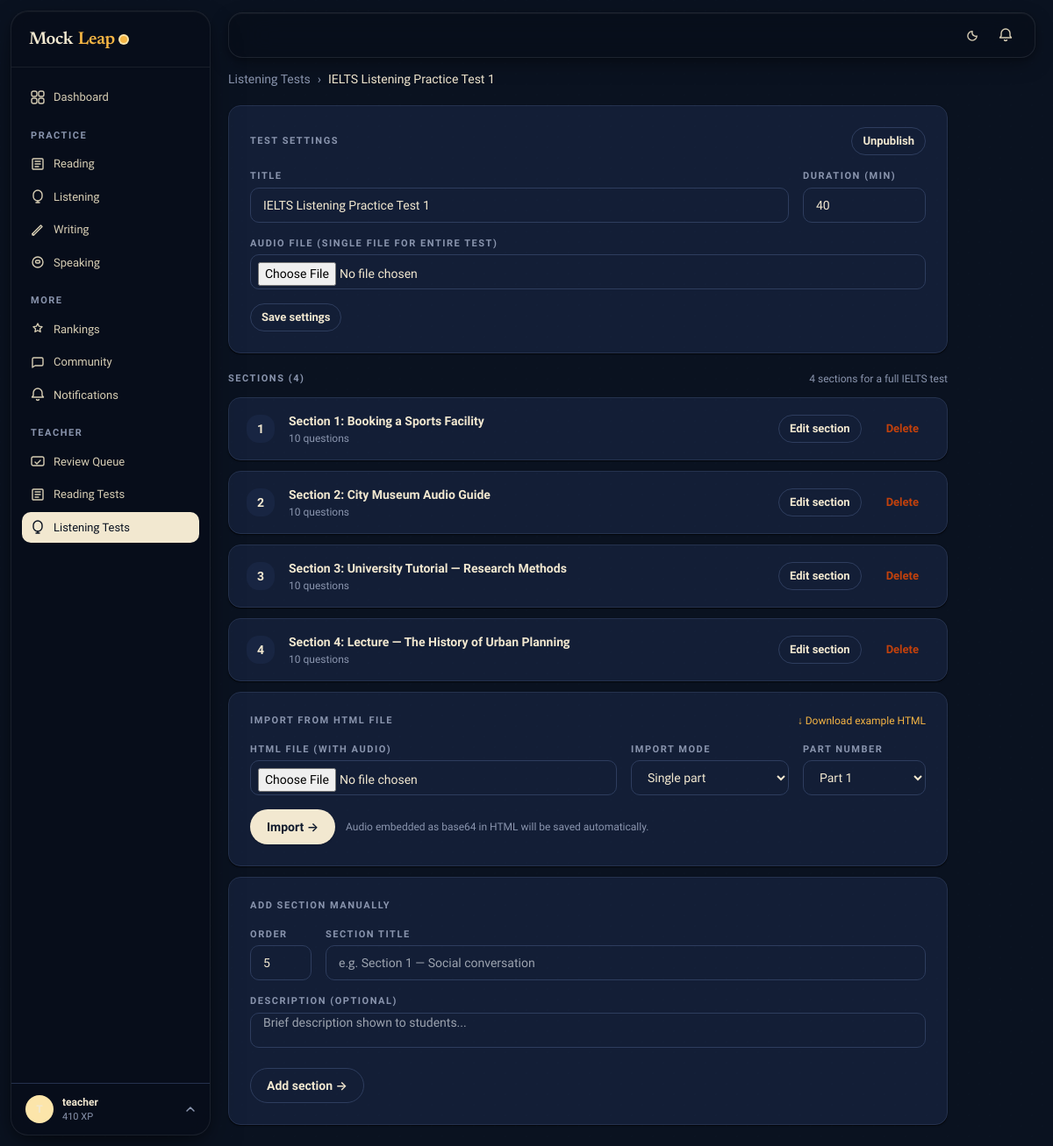
/teachers/listening/1/ (signed in), run on the app's committed database.
### apps/accounts/models.py (models this page shows, shortened)
class User(AbstractUser):
    ROLE_STUDENT = 'student'
    ROLE_TEACHER = 'teacher'
    ROLE_ADMIN = 'admin'
    ROLE_CHOICES = [
        (ROLE_STUDENT, 'Student'),
        (ROLE_TEACHER, 'Teacher'),
        (ROLE_ADMIN, 'Admin'),
    ]
    email = models.EmailField(unique=True)
    role = models.CharField(max_length=10, choices=ROLE_CHOICES, default=ROLE_STUDENT)
    avatar = models.ImageField(upload_to='avatars/', null=True, blank=True)
    bio = models.TextField(blank=True)
    target_band = models.DecimalField(max_digits=3, decimal_places=1, null=True, blank=True)
    test_date = models.DateField(null=True, blank=True)
    country = models.CharField(max_length=100, blank=True)
    timezone = models.CharField(max_length=50, default='UTC')
    dark_mode = models.BooleanField(default=False)
    email_notifications = models.BooleanField(default=True)
    xp = models.PositiveIntegerField(default=0)
    streak_days = models.PositiveIntegerField(default=0)
    last_active = models.DateField(null=True, blank=True)
    created_at = models.DateTimeField(auto_now_add=True)
    USERNAME_FIELD = 'email'
    REQUIRED_FIELDS = ['username']
    class Meta:
        verbose_name = 'User'
        verbose_name_plural = 'Users'

### apps/listening/models.py (models this page shows, shortened)
class ListeningTest(models.Model):
    title = models.CharField(max_length=200)
    duration_minutes = models.PositiveIntegerField(default=40)
    audio_file = models.FileField(upload_to='listening/audio/', null=True, blank=True)
    is_published = models.BooleanField(default=False)
    created_at = models.DateTimeField(auto_now_add=True)

class ListeningSection(models.Model):
    test = models.ForeignKey(ListeningTest, on_delete=models.CASCADE, related_name='sections')
    order = models.PositiveSmallIntegerField(default=1)
    title = models.CharField(max_length=200)
    transcript = models.TextField(blank=True)
    description = models.TextField(blank=True)
    audio_file = models.FileField(upload_to='listening/sections/', null=True, blank=True)
    class Meta:
        ordering = ['order']

### apps/teachers/views.py (the view, shortened to what this page needs)
# urls.py: path('listening/<int:pk>/', views.listening_test_edit, name='listening_test_edit'),
@login_required
@teacher_required
def listening_test_edit(request, pk):
    test = get_object_or_404(ListeningTest, pk=pk)
    form     = ListeningTestForm(instance=test)
    sform    = ListeningSectionForm(initial={'order': test.sections.count() + 1})
    sections = test.sections.prefetch_related('questions').all()
    return render(request, 'teachers/listening_test_edit.html',
                  {'test': test, 'form': form, 'sform': sform, 'sections': sections})

### templates/teachers/listening_test_edit.html (shortened to what this page needs)
{% extends "layouts/app.html" %}
{% block content %}
<div class="flex items-center gap-2 mb-5 text-sm" style="color:var(--muted);">
  <a href="{% url 'teachers:listening_tests' %}" style="color:var(--muted);text-decoration:none;">Listening Tests</a>
  <span>›</span>
  <span style="color:var(--ink);">{{ test.title }}</span>
</div>
<div style="max-width:820px;">
  <div class="ml-card mb-5" style="padding:24px;">
    <div class="flex items-center justify-between mb-4">
      <div class="t-eyebrow">Test settings</div>
      <form method="post" style="display:inline;">
        <button type="submit" class="ml-btn ml-btn-sm {% if test.is_published %}ml-btn-ghost{% else %}ml-btn-primary{% endif %}">
          {% if test.is_published %}Unpublish{% else %}Publish{% endif %}
        </button>
      </form>
    </div>
    <form method="post" enctype="multipart/form-data">
      <div class="grid gap-4 mb-4" style="grid-template-columns:1fr 140px;">
        <div>
          <label class="t-eyebrow block mb-1">Title</label>
          <input type="text" name="title" class="ml-input" value="{{ test.title }}" required style="width:100%;">
        </div>
        <div>
          <label class="t-eyebrow block mb-1">Duration (min)</label>
          <input type="number" name="duration_minutes" class="ml-input" value="{{ test.duration_minutes }}" style="width:100%;">
        </div>
      </div>
      <div class="mb-4">
        <label class="t-eyebrow block mb-1">Audio file (single file for entire test)</label>
        <input type="file" name="audio_file" accept="audio/*" class="ml-input" style="width:100%;padding:8px;">
      </div>
      <button type="submit" class="ml-btn ml-btn-ghost ml-btn-sm">Save settings</button>
    </form>
  </div>
  <div class="flex items-center justify-between mb-3">
    <div class="t-eyebrow">Sections ({{ sections|length }})</div>
    <div class="t-meta">4 sections for a full IELTS test</div>
  </div>
  {% for section in sections %}
  <div class="ml-card mb-3" style="padding:0;overflow:hidden;">
    <div class="flex items-center gap-4 px-5 py-4">
      <div class="flex-shrink-0 w-8 h-8 rounded-lg flex items-center justify-center text-sm font-bold"
           style="background:var(--surface-2);color:var(--ink);">{{ section.order }}</div>
      <div style="flex:1;min-width:0;">
        <div class="text-sm font-semibold" style="color:var(--ink);">{{ section.title }}</div>
        <div class="t-meta text-xs mt-0.5">
          {{ section.questions.count }} question{{ section.questions.count|pluralize }}
        </div>
      </div>
      <a href="{% url 'teachers:listening_section_edit' section.pk %}" class="ml-btn ml-btn-ghost ml-btn-sm flex-shrink-0">Edit section</a>
      <form method="post" style="margin:0;" onsubmit="return confirm('Delete this section and all its questions?')">
        <button type="submit" class="ml-btn ml-btn-sm" style="color:var(--warn);background:transparent;border:none;cursor:pointer;">Delete</button>
      </form>
    </div>
  </div>
  {% empty %}
  <div class="ml-card mb-3 py-8 text-center t-meta">No sections yet. Add one below.</div>
  {% endfor %}
  <div class="ml-card mb-3" style="padding:24px;">
    <div class="flex items-center justify-between mb-4">
      <div class="t-eyebrow">Import from HTML file</div>
      <a href="/static/examples/listening_example.html" download class="t-meta text-xs" style="color:var(--accent);text-decoration:none;">
        ↓ Download example HTML
      </a>
    </div>
    <form method="post" enctype="multipart/form-data">
      <div class="grid gap-4 mb-4" style="grid-template-columns:1fr 180px 140px;">
        <div>
          <label class="t-eyebrow block mb-1">HTML file (with audio)</label>
          <input type="file" name="html_file" accept=".html,.htm" required class="ml-input" style="width:100%;padding:8px;">
        </div>
        <div>
          <label class="t-eyebrow block mb-1">Import mode</label>
          <select name="part_mode" id="l-part-mode" class="ml-input" style="width:100%;" onchange="toggleListeningPart()">
            <option value="single">Single part</option>
          </select>
        </div>
        <div id="l-part-num-wrap">
          <label class="t-eyebrow block mb-1">Part number</label>
          <select name="part_number" class="ml-input" style="width:100%;">
            <option value="1">Part 1</option>
          </select>
        </div>
      </div>
      <div class="flex items-center gap-3">
        <button type="submit" class="ml-btn ml-btn-primary">Import →</button>
        <span class="t-meta text-xs">Audio embedded as base64 in HTML will be saved automatically.</span>
      </div>
    </form>
  </div>
  <div class="ml-card" style="padding:24px;">
    <div class="t-eyebrow mb-4">Add section manually</div>
    <form method="post" enctype="multipart/form-data">
      <div class="grid gap-4 mb-4" style="grid-template-columns:70px 1fr;">
        <div>
          <label class="t-eyebrow block mb-1">Order</label>
          <input type="number" name="order" class="ml-input" value="{{ sections|length|add:'1' }}" min="1" style="width:100%;">
        </div>
        <div>
          <label class="t-eyebrow block mb-1">Section title</label>
          <input type="text" name="title" class="ml-input" required
                 placeholder="e.g. Section 1 — Social conversation" style="width:100%;">
        </div>
      </div>
      <div class="mb-4">
        <label class="t-eyebrow block mb-1">Description (optional)</label>
        <textarea name="description" class="ml-input" rows="2"
                  placeholder="Brief description shown to students..."
                  style="width:100%;font-family:inherit;resize:none;"></textarea>
      </div>
      <button type="submit" class="ml-btn ml-btn-ghost">Add section →</button>
    </form>
  </div>
</div>
{% endblock %}

### templates/components/sidebar.html (shortened to what this page needs)
{% load static %}
<aside id="sidebar" class="fixed z-30 w-60 flex flex-col -translate-x-full md:translate-x-0 transition-transform duration-300"
       style="top:12px;bottom:12px;left:12px;width:228px;border-radius:20px;
              background:rgba(250,246,236,0.90);
              backdrop-filter:blur(28px) saturate(180%);
              -webkit-backdrop-filter:blur(28px) saturate(180%);
              border:1px solid rgba(255,255,255,0.72);
              box-shadow:0 1px 0 rgba(255,255,255,.85) inset,
                         0 4px 12px rgba(14,27,46,.06),
                         0 20px 48px -12px rgba(14,27,46,.14);
              overflow:hidden;">
  <div class="h-16 flex items-center px-5 border-b flex-shrink-0" style="border-color:var(--border);">
    {% include "components/brand.html" %}
  </div>
  <nav class="flex-1 overflow-y-auto py-4 px-3 space-y-0.5" role="navigation" aria-label="Sidebar navigation">
    <a href="{% url 'dashboard:home' %}" class="nav-item {% if request.resolver_match.app_name == 'dashboard' %}active{% endif %}">
      Dashboard
    </a>
    <p class="t-eyebrow px-2.5 pt-4 pb-1">Practice</p>
    <a href="{% url 'reading:list' %}" class="nav-item {% if request.resolver_match.app_name == 'reading' %}active{% endif %}">
      <svg width="16" height="16" viewBox="0 0 16 16" fill="none"><path d="M3 2h10a1 1 0 011 1v10a1 1 0 01-1 1H3a1 1 0 01-1-1V3a1 1 0 011-1z" stroke="currentColor" stroke-width="1.4"/><path d="M5 5h6M5 8h6M5 11h4" stroke="currentColor" stroke-width="1.4" stroke-linecap="round"/></svg>
      Reading
    </a>
    <a href="{% url 'listening:list' %}" class="nav-item {% if request.resolver_match.app_name == 'listening' %}active{% endif %}">
      <svg width="16" height="16" viewBox="0 0 16 16" fill="none"><path d="M8 1a5 5 0 015 5v2a5 5 0 01-10 0V6a5 5 0 015-5z" stroke="currentColor" stroke-width="1.4"/><path d="M8 13v2M6 15h4" stroke="currentColor" stroke-width="1.4" stroke-linecap="round"/></svg>
      Listening
    </a>
    <a href="{% url 'writing:list' %}" class="nav-item {% if request.resolver_match.app_name == 'writing' %}active{% endif %}">
      <svg width="16" height="16" viewBox="0 0 16 16" fill="none"><path d="M2 12.5L3.5 14 13 4.5 11.5 3 2 12.5z" stroke="currentColor" stroke-width="1.4" stroke-linejoin="round"/><path d="M2 12.5V14h1.5" stroke="currentColor" stroke-width="1.4" stroke-linecap="round" stroke-linejoin="round"/></svg>
      Writing
    </a>
    <a href="{% url 'speaking:list' %}" class="nav-item {% if request.resolver_match.app_name == 'speaking' %}active{% endif %}">
      <svg width="16" height="16" viewBox="0 0 16 16" fill="none"><circle cx="8" cy="8" r="6" stroke="currentColor" stroke-width="1.4"/><path d="M5.5 7.5c0-.828.672-1.5 1.5-1.5h2a1.5 1.5 0 010 3H7A1.5 1.5 0 015.5 7.5z" stroke="currentColor" stroke-width="1.4"/></svg>
      Speaking
    </a>
    <p class="t-eyebrow px-2.5 pt-4 pb-1">More</p>
    <a href="{% url 'rankings:leaderboard' %}" class="nav-item {% if request.resolver_match.app_name == 'rankings' %}active{% endif %}">
      <svg width="16" height="16" viewBox="0 0 16 16" fill="none"><path d="M8 2l1.545 3.13L13 5.635l-2.5 2.435.59 3.44L8 9.763l-3.09 1.746.59-3.44L3 5.636l3.455-.506L8 2z" stroke="currentColor" stroke-width="1.4" stroke-linejoin="round"/></svg>
      Rankings
    </a>
    <a href="{% url 'community:rooms' %}" class="nav-item {% if request.resolver_match.app_name == 'community' %}active{% endif %}">
      <svg width="16" height="16" viewBox="0 0 16 16" fill="none"><path d="M14 10.5c0 .828-.672 1.5-1.5 1.5H5l-3 2V4.5C2 3.672 2.672 3 3.5 3h9c.828 0 1.5.672 1.5 1.5v6z" stroke="currentColor" stroke-width="1.4" stroke-linejoin="round"/></svg>
      Community
    </a>
    <a href="{% url 'notifications:list' %}" class="nav-item {% if request.resolver_match.app_name == 'notifications' %}active{% endif %}">
      <svg width="16" height="16" viewBox="0 0 16 16" fill="none"><path d="M8 1a5 5 0 00-5 5v3l-1.5 2h13L13 9V6a5 5 0 00-5-5zM6.5 13a1.5 1.5 0 003 0" stroke="currentColor" stroke-width="1.4" stroke-linejoin="round"/></svg>
      Notifications
    </a>
    {% if user.role == 'teacher' or user.is_staff or user.is_superuser %}
    <p class="t-eyebrow px-2.5 pt-4 pb-1">Teacher</p>
    <a href="{% url 'teachers:dashboard' %}" class="nav-item {% if request.resolver_match.url_name == 'dashboard' and request.resolver_match.app_name == 'teachers' %}active{% endif %}">
      <svg width="16" height="16" viewBox="0 0 16 16" fill="none"><rect x="1" y="3" width="14" height="10" rx="2" stroke="currentColor" stroke-width="1.4"/><path d="M5 9l2 2 4-4" stroke="currentColor" stroke-width="1.4" stroke-linecap="round" stroke-linejoin="round"/></svg>
      Review Queue
    </a>
    <a href="{% url 'teachers:reading_tests' %}" class="nav-item {% if request.resolver_match.app_name == 'teachers' and 'reading' in request.resolver_match.url_name %}active{% endif %}">
      <svg width="16" height="16" viewBox="0 0 16 16" fill="none"><path d="M3 2h10a1 1 0 011 1v10a1 1 0 01-1 1H3a1 1 0 01-1-1V3a1 1 0 011-1z" stroke="currentColor" stroke-width="1.4"/><path d="M5 5h6M5 8h6M5 11h4" stroke="currentColor" stroke-width="1.4" stroke-linecap="round"/></svg>
      Reading Tests
    </a>
    <a href="{% url 'teachers:listening_tests' %}" class="nav-item {% if request.resolver_match.app_name == 'teachers' and 'listening' in request.resolver_match.url_name %}active{% endif %}">
      <svg width="16" height="16" viewBox="0 0 16 16" fill="none"><path d="M8 1a5 5 0 015 5v2a5 5 0 01-10 0V6a5 5 0 015-5z" stroke="currentColor" stroke-width="1.4"/><path d="M8 13v2M6 15h4" stroke="currentColor" stroke-width="1.4" stroke-linecap="round"/></svg>
      Listening Tests
    </a>
    {% endif %}
  </nav>
  <div class="border-t flex-shrink-0" style="border-color:var(--border);position:relative;" id="ml-profile-zone">
    <button id="ml-profile-btn" type="button" style="
        width:100%;display:flex;align-items:center;gap:10px;
        padding:12px 16px;border:none;cursor:pointer;
        background:transparent;font-family:inherit;
        transition:background .12s;">
      {% if user.avatar %}
        <img src="{{ user.avatar.url }}" alt="" style="width:32px;height:32px;border-radius:50%;object-fit:cover;flex-shrink:0;">
      {% else %}
        <div style="width:32px;height:32px;border-radius:50%;display:flex;align-items:center;justify-content:center;font-size:12px;font-weight:700;flex-shrink:0;background:var(--accent-soft);color:var(--ink);">{{ user.username|first|upper }}</div>
      {% endif %}
      <div style="min-width:0;flex:1;text-align:left;">
        <p style="font-size:12px;font-weight:600;color:var(--ink);white-space:nowrap;overflow:hidden;text-overflow:ellipsis;margin:0;">{{ user.get_full_name|default:user.username }}</p>
        <p style="font-size:11px;color:var(--muted);margin:0;">{{ user.xp }} XP</p>
      </div>
      <svg id="ml-profile-chevron" width="12" height="12" viewBox="0 0 12 12" fill="none" style="color:var(--muted);flex-shrink:0;transition:transform .2s;">
        <path d="M2 8l4-4 4 4" stroke="currentColor" stroke-width="1.5" stroke-linecap="round" stroke-linejoin="round"/>
      </svg>
    </button>
  </div>
</aside>

### data on the page
User: get_full_name "teacher", xp "410"
ListeningTest: title "IELTS Listening Practice Test 1", duration_minutes "40"
ListeningSection: order "1", title "Section 1: Booking a Sports Facility", questions.count "10"
ListeningSection: order "2", title "Section 2: City Museum Audio Guide", questions.count "10"
ListeningSection: order "3", title "Section 3: University Tutorial — Research Methods", questions.count "10"
ListeningSection: order "4", title "Section 4: Lecture — The History of Urban Planning", questions.count "10"

### other printed values
{{ sections|length }} "4"
